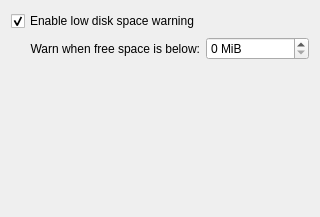
<?xml version="1.0" encoding="UTF-8"?>
<ui version="4.0">
 <class>freespacenotifier_prefs_base</class>
 <widget class="QWidget" name="freespacenotifier_prefs_base">
  <property name="geometry">
   <rect>
    <x>0</x>
    <y>0</y>
    <width>320</width>
    <height>217</height>
   </rect>
  </property>
  <property name="windowTitle">
   <string>Form</string>
  </property>
  <layout class="QGridLayout" name="gridLayout">
   <item row="0" column="0">
    <widget class="QCheckBox" name="kcfg_enableNotification">
     <property name="text">
      <string>Enable low disk space warning</string>
     </property>
     <property name="checked">
      <bool>true</bool>
     </property>
    </widget>
   </item>
   <item row="1" column="0">
    <widget class="QLabel" name="label_minimumSpace">
     <property name="text">
      <string>Warn when free space is below:</string>
     </property>
     <property name="alignment">
      <set>Qt::AlignRight|Qt::AlignTrailing|Qt::AlignVCenter</set>
     </property>
    </widget>
   </item>
   <item row="1" column="1">
    <widget class="QSpinBox" name="kcfg_minimumSpace">
     <property name="suffix">
      <string> MiB</string>
     </property>
    </widget>
   </item>
   <item row="2" column="0">
    <spacer name="verticalSpacer">
     <property name="orientation">
      <enum>Qt::Vertical</enum>
     </property>
     <property name="sizeHint" stdset="0">
      <size>
       <width>20</width>
       <height>40</height>
      </size>
     </property>
    </spacer>
   </item>
  </layout>
 </widget>
 <resources/>
 <connections>
  <connection>
   <sender>kcfg_enableNotification</sender>
   <signal>toggled(bool)</signal>
   <receiver>kcfg_minimumSpace</receiver>
   <slot>setEnabled(bool)</slot>
   <hints>
    <hint type="sourcelabel">
     <x>114</x>
     <y>15</y>
    </hint>
    <hint type="destinationlabel">
     <x>272</x>
     <y>44</y>
    </hint>
   </hints>
  </connection>
  <connection>
   <sender>kcfg_enableNotification</sender>
   <signal>toggled(bool)</signal>
   <receiver>label_minimumSpace</receiver>
   <slot>setEnabled(bool)</slot>
   <hints>
    <hint type="sourcelabel">
     <x>114</x>
     <y>15</y>
    </hint>
    <hint type="destinationlabel">
     <x>114</x>
     <y>44</y>
    </hint>
   </hints>
  </connection>
 </connections>
</ui>
